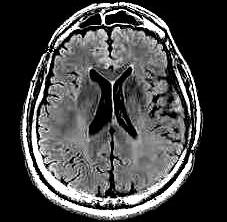
#> input picture images/no1445.jpg, 227 x 222 px
$ python -i preprocesser.py   (imports and definitions only)
#> lines starting #> are read from the running program, lines starting #| are printed output that depends on the picture
import numpy as np
from PIL import Image, ImageOps, ImageFilter
import random

class ImagePreprocessor:
    def __init__(self, image_size=(224, 224)):
        """
        Initializes the ImagePreprocessor with the desired image size.
        :param image_size: Tuple specifying (width, height) for resizing.
        """
        self.image_size = image_size

    def load_image(self, image_path):
        """
        Loads an image from the specified path.
        :param image_path: Path to the image file.
        :return: PIL Image object if successful, None otherwise.
        """
#> called with image_path = 'images/no1445.jpg'
        try:
            img = Image.open(image_path).convert("RGB")  # Convert to RGB (if grayscale, convert to RGB)
#> img is the input picture: PIL image 227x222 RGB; min 0, max 255, mean 69.1
            return img
        except Exception as e:
            print(f"Error loading image at {image_path}: {e}")
            return None

    def resize_image(self, img):
        """
        Resizes the image to the specified size.
        :param img: PIL Image object.
        :return: Resized PIL Image object.
        """
        return img.resize(self.image_size)
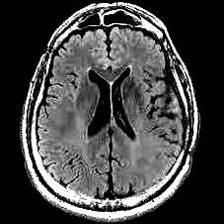
#> returned value: PIL image 224x224 RGB; min 0, max 255, mean 69.2

    def normalize_image(self, img):
        """
        Normalize the image pixel values to the range [0, 1].
        :param img: PIL Image object.
        :return: Numpy array with normalized pixel values.
        """
        return np.array(img) / 255.0

    def apply_gaussian_blur(self, img, radius=1):
        """
        Apply Gaussian blur to the image.
        :param img: PIL Image object.
        :param radius: Radius for the Gaussian blur.
        :return: Blurred PIL Image object.
        """
#> called with radius = 1
        return img.filter(ImageFilter.GaussianBlur(radius))
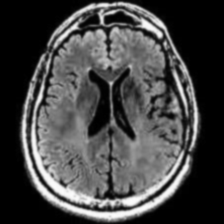
#> returned value: PIL image 224x224 RGB; min 0, max 251, mean 68.8

    def augment_image(self, img):
        """
        Apply random augmentations to the image:
        - Random horizontal flip
        - Random vertical flip
        - Random rotation (0, 90, 180, 270 degrees)
        - Random crop
        :param img: PIL Image object.
        :return: Augmented PIL Image object.
        """
        # Random horizontal flip
        if random.choice([True, False]):
            img = ImageOps.mirror(img)
        # Random vertical flip
        if random.choice([True, False]):
            img = ImageOps.flip(img)

        # Random rotation (0, 90, 180, 270 degrees)
        angle = random.choice([0, 90, 180, 270])
        img = img.rotate(angle)

        # Random cropping
        crop_margin = 5  # Crop 5 pixels from each side
        width, height = img.size
#> width = 224; height = 224
        img = img.crop((crop_margin, crop_margin, width - crop_margin, height - crop_margin))
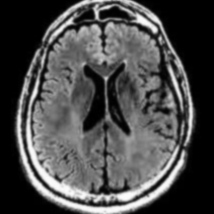
#> img: PIL image 214x214 RGB; min 0, max 251, mean 74.7
        img = img.resize(self.image_size)  # Resize back to original size
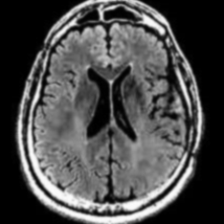
#> img: PIL image 224x224 RGB; min 0, max 252, mean 74.7
        return img

    def preprocess(self, image_path, augment=True):
        """
        Full preprocessing pipeline: load, resize, normalize, apply blur, augment.
        :param image_path: Path to the image file.
        :param augment: Boolean indicating whether to apply random augmentations.
        :return: Preprocessed numpy array.
        """
        img = self.load_image(image_path)
        if img is None:
            return None

        img = self.resize_image(img)
        img = self.apply_gaussian_blur(img)

        # Apply augmentation if specified
        if augment:
            img = self.augment_image(img)

        # Normalize image (convert to numpy array with pixel values between 0 and 1)
        return self.normalize_image(img)

>>> result = ImagePreprocessor().preprocess('images/no1445.jpg')

$ run again, on images/no574.jpg
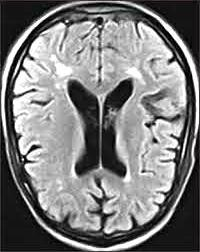
#> input picture images/no574.jpg, 200 x 252 px
#> in load_image, img is the input picture: PIL image 200x252 RGB; mean R, G, B 124.5, 124.4, 124.5
#> in apply_gaussian_blur, `return img.filter(ImageFilter.GaussianBlur(radius))`:
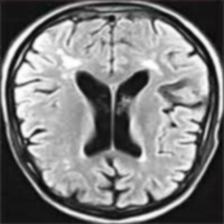
#> returned value: PIL image 224x224 RGB; mean R, G, B 124.1, 124, 124
#> in augment_image, `img = img.resize(self.image_size)`:
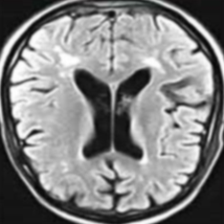
#> img: PIL image 224x224 RGB; mean R, G, B 130.1, 130.1, 130.1

$ run again, on images/no605.jpg
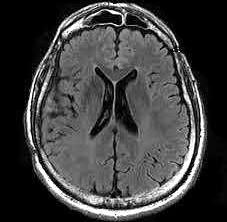
#> input picture images/no605.jpg, 227 x 222 px
#> in load_image, img is the input picture: PIL image 227x222 RGB; min 0, max 255, mean 62.7
#> in apply_gaussian_blur, `return img.filter(ImageFilter.GaussianBlur(radius))`:
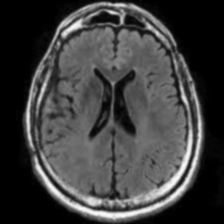
#> returned value: PIL image 224x224 RGB; min 0, max 250, mean 62.4
#> in augment_image, `img = img.crop((crop_margin, crop_margin, width - crop_margin, height ..`:
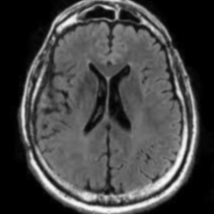
#> img: PIL image 214x214 RGB; min 0, max 250, mean 67.6

$ run again, on images/no705.jpg
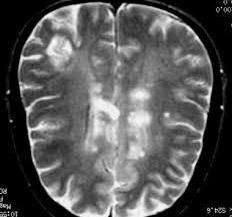
#> input picture images/no705.jpg, 232 x 217 px
#> in load_image, img is the input picture: PIL image 232x217 RGB; min 0, max 255, mean 88.3
#> in apply_gaussian_blur, `return img.filter(ImageFilter.GaussianBlur(radius))`:
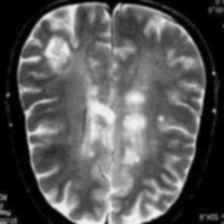
#> returned value: PIL image 224x224 RGB; min 0, max 243, mean 87.9
#> in augment_image, `img = img.crop((crop_margin, crop_margin, width - crop_margin, height ..`:
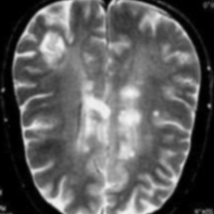
#> img: PIL image 214x214 RGB; min 0, max 241, mean 93.6
